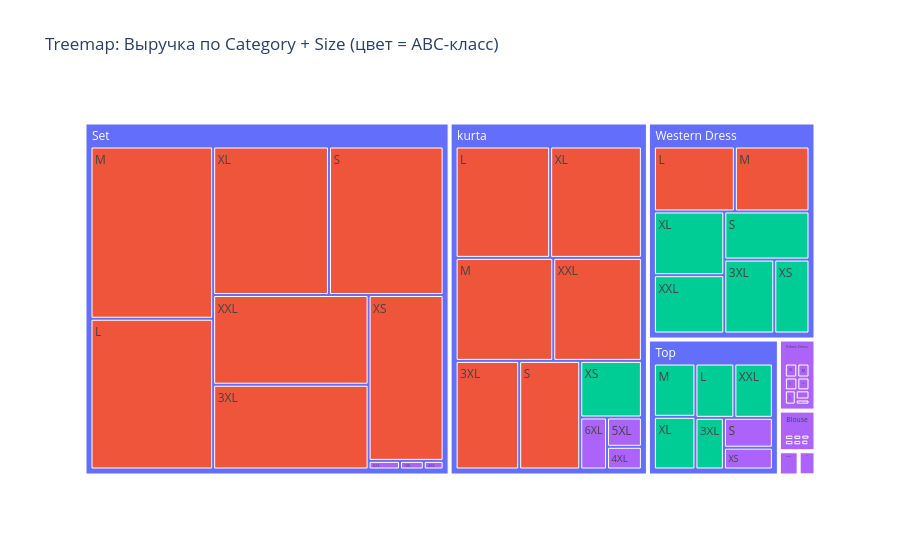

Here is the notebook cell this chart was saved with:
### Code cell
# ABC по паре (Category + Size)
abc_cat_size = (
    df.groupby(['category', 'size'], observed=True)
    .agg(
        Revenue=('revenue', 'sum'),
        Qty=('qty', 'sum')
    )
    .round(2)
    .sort_values('Revenue', ascending=False)
    .reset_index()
)

abc_cat_size['Cum_Pct'] = abc_cat_size['Revenue'].cumsum() / abc_cat_size['Revenue'].sum() * 100
abc_cat_size['ABC'] = pd.cut(
    abc_cat_size['Cum_Pct'],
    bins=[0, 80, 95, 100],
    labels=['A', 'B', 'C']
)

print("\nТоп-15 самых важных комбинаций Category + Size")
display(abc_cat_size.head(15))

abc_cat_size['ABC'] = abc_cat_size['ABC'].astype(str)
fig2 = px.treemap(abc_cat_size, 
                  path=['category', 'size'], 
                  values='Revenue',
                  color='ABC',
                  title='Treemap: Выручка по Category + Size (цвет = ABC-класс)')
fig2.show()

### Figure 1 — Plotly figure (JSON) as saved in the notebook; plotly's stock layout.template omitted (floating-point values rounded to 4 significant figures)
{"data": [{"branchvalues": "total", "customdata": [["(?)"], ["(?)"], ["(?)"], ["(?)"], ["A"], ["A"], ["A"], ["A"], ["A"], ["A"], ["A"], ["A"], ["A"], ["A"], ["A"], ["A"], ["A"], ["A"], ["A"], ["B"], ["B"], ["B"], ["B"], ["B"], ["B"], ["B"], ["B"], ["B"], ["B"], ["B"], ["C"], ["C"], ["C"], ["C"], ["C"], ["C"], ["C"], ["C"], ["C"], ["C"], ["C"], ["C"], ["C"], ["C"], ["C"], ["C"], ["C"], ["C"], ["C"], ["C"], ["C"], ["C"], ["C"], ["C"], ["C"], ["C"], ["C"], ["C"], ["C"], ["C"], ["C"], ["C"], ["C"], ["C"], ["C"], ["C"]], "domain": {"x": [0, 1], "y": [0, 1]}, "hovertemplate": "labels=%{label}<br>Revenue=%{value}<br>parent=%{parent}<br>id=%{id}<br>ABC=%{customdata[0]}<extra></extra>", "ids": ["Top", "Western Dress", "kurta", "Set", "Set/M", "Western Dress/M", "Western Dress/L", "kurta/S", "kurta/3XL", "kurta/XXL", "kurta/XL", "kurta/L", "Set/XS", "Set/3XL", "Set/XXL", "Set/S", "Set/XL", "Set/L", "kurta/M", "Top/XXL", "Top/3XL", "Top/L", "Top/XL", "Top/M", "Western Dress/XS", "kurta/XS", "Western Dress/3XL", "Western Dress/S", "Western Dress/XXL", "Western Dress/XL", "Ethnic Dress/XS", "Bottom/L", "Bottom/XL", "Bottom/3XL", "Bottom/XXL", "Bottom/S", "Dupatta/Free", "Blouse/XS", "Bottom/XS", "Set/4XL", "Ethnic Dress", "Saree", "Blouse", "Bottom/M", "Blouse/XXL", "Ethnic Dress/M", "Blouse/L", "Top/S", "kurta/6XL", "Top/XS", "kurta/5XL", "kurta/4XL", "Ethnic Dress/XL", "Bottom", "Ethnic Dress/S", "Saree/Free", "Ethnic Dress/3XL", "Ethnic Dress/L", "Ethnic Dress/XXL", "Set/6XL", "Blouse/Free", "Blouse/M", "Blouse/S", "Blouse/XL", "Set/5XL", "Dupatta"], "labels": ["Top", "Western Dress", "kurta", "Set", "M", "M", "L", "S", "3XL", "XXL", "XL", "L", "XS", "3XL", "XXL", "S", "XL", "L", "M", "XXL", "3XL", "L", "XL", "M", "XS", "XS", "3XL", "S", "XXL", "XL", "XS", "L", "XL", "3XL", "XXL", "S", "Free", "XS", "XS", "4XL", "Ethnic Dress", "Saree", "Blouse", "M", "XXL", "M", "L", "S", "6XL", "XS", "5XL", "4XL", "XL", "Bottom", "S", "Free", "3XL", "L", "XXL", "6XL", "Free", "M", "S", "XL", "5XL", "Dupatta"], "marker": {"colors": ["#636efa", "#636efa", "#636efa", "#636efa", "#EF553B", "#EF553B", "#EF553B", "#EF553B", "#EF553B", "#EF553B", "#EF553B", "#EF553B", "#EF553B", "#EF553B", "#EF553B", "#EF553B", "#EF553B", "#EF553B", "#EF553B", "#00cc96", "#00cc96", "#00cc96", "#00cc96", "#00cc96", "#00cc96", "#00cc96", "#00cc96", "#00cc96", "#00cc96", "#00cc96", "#ab63fa", "#ab63fa", "#ab63fa", "#ab63fa", "#ab63fa", "#ab63fa", "#ab63fa", "#ab63fa", "#ab63fa", "#ab63fa", "#ab63fa", "#ab63fa", "#ab63fa", "#ab63fa", "#ab63fa", "#ab63fa", "#ab63fa", "#ab63fa", "#ab63fa", "#ab63fa", "#ab63fa", "#ab63fa", "#ab63fa", "#ab63fa", "#ab63fa", "#ab63fa", "#ab63fa", "#ab63fa", "#ab63fa", "#ab63fa", "#ab63fa", "#ab63fa", "#ab63fa", "#ab63fa", "#ab63fa", "#ab63fa"]}, "name": "", "parents": ["", "", "", "", "Set", "Western Dress", "Western Dress", "kurta", "kurta", "kurta", "kurta", "kurta", "Set", "Set", "Set", "Set", "Set", "Set", "kurta", "Top", "Top", "Top", "Top", "Top", "Western Dress", "kurta", "Western Dress", "Western Dress", "Western Dress", "Western Dress", "Ethnic Dress", "Bottom", "Bottom", "Bottom", "Bottom", "Bottom", "Dupatta", "Blouse", "Bottom", "Set", "", "", "", "Bottom", "Blouse", "Ethnic Dress", "Blouse", "Top", "kurta", "Top", "kurta", "kurta", "Ethnic Dress", "", "Ethnic Dress", "Saree", "Ethnic Dress", "Ethnic Dress", "Ethnic Dress", "Set", "Blouse", "Blouse", "Blouse", "Blouse", "Set", ""], "type": "treemap", "values": [5204000.0, 10630000.0, 20450000.0, 37660000.0, 6975000.0, 1771000.0, 1921000.0, 2253000.0, 2347000.0, 3104000.0, 3473000.0, 3579000.0, 4109000.0, 4351000.0, 4606000.0, 5622000.0, 5680000.0, 6105000.0, 3420000.0, 863400.0, 606500.0, 871800.0, 903600.0, 914000.0, 951800.0, 1186000.0, 1351000.0, 1496000.0, 1500000.0, 1638000.0, 52880.0, 23300.0, 23030.0, 22940.0, 22920.0, 21530.0, 915.0, 9427.0, 8806.0, 56460.0, 760700.0, 118500.0, 434800.0, 17690.0, 66820.0, 128400.0, 68800.0, 603800.0, 473500.0, 440700.0, 347100.0, 268900.0, 130400.0, 140200.0, 120500.0, 118500.0, 117000.0, 116500.0, 95010.0, 89200.0, 75640.0, 75440.0, 69560.0, 69070.0, 67690.0, 915.0]}], "layout": {"legend": {"tracegroupgap": 0}, "title": {"text": "Treemap: Выручка по Category + Size (цвет = ABC-класс)"}}}
